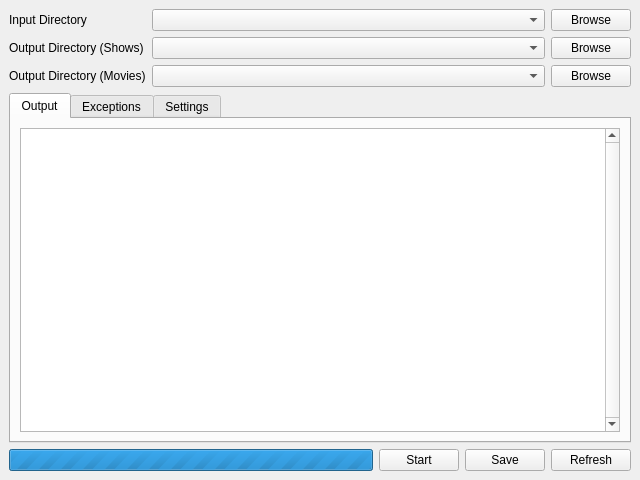
<?xml version="1.0" encoding="UTF-8"?>
<ui version="4.0">
 <class>MainWindow</class>
 <widget class="QMainWindow" name="MainWindow">
  <property name="geometry">
   <rect>
    <x>0</x>
    <y>0</y>
    <width>640</width>
    <height>480</height>
   </rect>
  </property>
  <property name="minimumSize">
   <size>
    <width>640</width>
    <height>480</height>
   </size>
  </property>
  <property name="windowTitle">
   <string>MainWindow</string>
  </property>
  <widget class="QWidget" name="centralwidget">
   <layout class="QVBoxLayout" name="verticalLayout">
    <item>
     <layout class="QGridLayout" name="gridLayout">
      <item row="7" column="0">
       <widget class="QLabel" name="labelOutputMOV">
        <property name="text">
         <string>Output Directory (Movies)</string>
        </property>
        <property name="buddy">
         <cstring>comboboxOutputMOV</cstring>
        </property>
       </widget>
      </item>
      <item row="6" column="1">
       <widget class="QComboBox" name="comboboxOutputTVS">
        <property name="sizePolicy">
         <sizepolicy hsizetype="Expanding" vsizetype="Fixed">
          <horstretch>0</horstretch>
          <verstretch>0</verstretch>
         </sizepolicy>
        </property>
       </widget>
      </item>
      <item row="3" column="1">
       <widget class="QComboBox" name="comboboxInput"/>
      </item>
      <item row="6" column="2">
       <widget class="QPushButton" name="buttonBrowseOutputTVS">
        <property name="cursor">
         <cursorShape>PointingHandCursor</cursorShape>
        </property>
        <property name="text">
         <string>Browse</string>
        </property>
       </widget>
      </item>
      <item row="7" column="2">
       <widget class="QPushButton" name="buttonBrowseOutputMOV">
        <property name="cursor">
         <cursorShape>PointingHandCursor</cursorShape>
        </property>
        <property name="text">
         <string>Browse</string>
        </property>
       </widget>
      </item>
      <item row="7" column="1">
       <widget class="QComboBox" name="comboboxOutputMOV"/>
      </item>
      <item row="3" column="0">
       <widget class="QLabel" name="labelInput">
        <property name="frameShape">
         <enum>QFrame::NoFrame</enum>
        </property>
        <property name="text">
         <string>Input Directory</string>
        </property>
        <property name="buddy">
         <cstring>comboboxInput</cstring>
        </property>
       </widget>
      </item>
      <item row="6" column="0">
       <widget class="QLabel" name="labelOutputTVS">
        <property name="text">
         <string>Output Directory (Shows)</string>
        </property>
        <property name="buddy">
         <cstring>comboboxOutputTVS</cstring>
        </property>
       </widget>
      </item>
      <item row="3" column="2">
       <widget class="QPushButton" name="buttonBrowseInput">
        <property name="cursor">
         <cursorShape>PointingHandCursor</cursorShape>
        </property>
        <property name="text">
         <string>Browse</string>
        </property>
       </widget>
      </item>
     </layout>
    </item>
    <item>
     <widget class="QTabWidget" name="tabWidget">
      <property name="currentIndex">
       <number>0</number>
      </property>
      <widget class="QWidget" name="tabOutput">
       <attribute name="title">
        <string>Output</string>
       </attribute>
       <layout class="QHBoxLayout" name="horizontalLayout_3">
        <item>
         <widget class="QListWidget" name="listOutput">
          <property name="frameShape">
           <enum>QFrame::StyledPanel</enum>
          </property>
          <property name="frameShadow">
           <enum>QFrame::Sunken</enum>
          </property>
          <property name="verticalScrollBarPolicy">
           <enum>Qt::ScrollBarAlwaysOn</enum>
          </property>
          <property name="horizontalScrollBarPolicy">
           <enum>Qt::ScrollBarAlwaysOff</enum>
          </property>
          <property name="showDropIndicator" stdset="0">
           <bool>false</bool>
          </property>
          <property name="dragEnabled">
           <bool>false</bool>
          </property>
          <property name="dragDropOverwriteMode">
           <bool>false</bool>
          </property>
          <property name="dragDropMode">
           <enum>QAbstractItemView::NoDragDrop</enum>
          </property>
          <property name="selectionMode">
           <enum>QAbstractItemView::SingleSelection</enum>
          </property>
          <property name="selectionBehavior">
           <enum>QAbstractItemView::SelectRows</enum>
          </property>
          <property name="textElideMode">
           <enum>Qt::ElideRight</enum>
          </property>
          <property name="isWrapping" stdset="0">
           <bool>false</bool>
          </property>
          <property name="layoutMode">
           <enum>QListView::SinglePass</enum>
          </property>
          <property name="viewMode">
           <enum>QListView::ListMode</enum>
          </property>
          <property name="uniformItemSizes">
           <bool>false</bool>
          </property>
          <property name="selectionRectVisible">
           <bool>false</bool>
          </property>
         </widget>
        </item>
       </layout>
      </widget>
      <widget class="QWidget" name="tabExceptions">
       <attribute name="title">
        <string>Exceptions</string>
       </attribute>
       <layout class="QVBoxLayout" name="verticalLayout_2">
        <item>
         <widget class="QTableWidget" name="tableExceptions">
          <property name="verticalScrollBarPolicy">
           <enum>Qt::ScrollBarAlwaysOn</enum>
          </property>
          <property name="sizeAdjustPolicy">
           <enum>QAbstractScrollArea::AdjustIgnored</enum>
          </property>
          <property name="dragEnabled">
           <bool>false</bool>
          </property>
          <property name="dragDropOverwriteMode">
           <bool>true</bool>
          </property>
          <property name="dragDropMode">
           <enum>QAbstractItemView::NoDragDrop</enum>
          </property>
          <property name="alternatingRowColors">
           <bool>false</bool>
          </property>
          <property name="selectionMode">
           <enum>QAbstractItemView::ExtendedSelection</enum>
          </property>
          <property name="selectionBehavior">
           <enum>QAbstractItemView::SelectItems</enum>
          </property>
          <property name="textElideMode">
           <enum>Qt::ElideLeft</enum>
          </property>
          <property name="showGrid">
           <bool>true</bool>
          </property>
          <property name="sortingEnabled">
           <bool>false</bool>
          </property>
          <property name="cornerButtonEnabled">
           <bool>true</bool>
          </property>
          <property name="rowCount">
           <number>0</number>
          </property>
          <property name="columnCount">
           <number>3</number>
          </property>
          <attribute name="horizontalHeaderCascadingSectionResizes">
           <bool>false</bool>
          </attribute>
          <attribute name="horizontalHeaderDefaultSectionSize">
           <number>250</number>
          </attribute>
          <attribute name="horizontalHeaderHighlightSections">
           <bool>false</bool>
          </attribute>
          <attribute name="horizontalHeaderMinimumSectionSize">
           <number>50</number>
          </attribute>
          <attribute name="horizontalHeaderStretchLastSection">
           <bool>true</bool>
          </attribute>
          <attribute name="verticalHeaderVisible">
           <bool>false</bool>
          </attribute>
          <column>
           <property name="text">
            <string>OLD</string>
           </property>
           <property name="font">
            <font>
             <weight>50</weight>
             <bold>false</bold>
             <underline>false</underline>
            </font>
           </property>
          </column>
          <column>
           <property name="text">
            <string>NEW</string>
           </property>
          </column>
          <column>
           <property name="text">
            <string>DEL</string>
           </property>
          </column>
         </widget>
        </item>
        <item>
         <widget class="QPushButton" name="buttonNewException">
          <property name="cursor">
           <cursorShape>PointingHandCursor</cursorShape>
          </property>
          <property name="text">
           <string>New Exception</string>
          </property>
         </widget>
        </item>
       </layout>
      </widget>
      <widget class="QWidget" name="tabSettings">
       <attribute name="title">
        <string>Settings</string>
       </attribute>
       <layout class="QVBoxLayout" name="verticalLayout_3">
        <item>
         <layout class="QGridLayout" name="gridLayout_3">
          <item row="0" column="0">
           <widget class="QLabel" name="labelFormatTVS">
            <property name="text">
             <string>Format (Shows)</string>
            </property>
           </widget>
          </item>
          <item row="0" column="3">
           <widget class="QFrame" name="frame_2">
            <property name="frameShape">
             <enum>QFrame::StyledPanel</enum>
            </property>
            <property name="frameShadow">
             <enum>QFrame::Raised</enum>
            </property>
           </widget>
          </item>
          <item row="4" column="2">
           <widget class="QComboBox" name="comboboxMediaServer">
            <property name="editable">
             <bool>false</bool>
            </property>
            <property name="currentText">
             <string/>
            </property>
           </widget>
          </item>
          <item row="7" column="0">
           <widget class="QCheckBox" name="checkboxOverwrite">
            <property name="layoutDirection">
             <enum>Qt::LeftToRight</enum>
            </property>
            <property name="text">
             <string>Overwrite Files</string>
            </property>
            <property name="tristate">
             <bool>false</bool>
            </property>
           </widget>
          </item>
          <item row="6" column="0">
           <widget class="QCheckBox" name="checkboxCleanup">
            <property name="layoutDirection">
             <enum>Qt::LeftToRight</enum>
            </property>
            <property name="text">
             <string>Cleanup Input</string>
            </property>
           </widget>
          </item>
          <item row="0" column="2">
           <widget class="QLineEdit" name="lineFormatTVS"/>
          </item>
          <item row="9" column="0">
           <widget class="QCheckBox" name="checkboxDebug">
            <property name="text">
             <string>Debug Mode</string>
            </property>
           </widget>
          </item>
          <item row="3" column="0">
           <widget class="QLabel" name="labelFormatMOV">
            <property name="text">
             <string>Format (Movies)</string>
            </property>
           </widget>
          </item>
          <item row="3" column="2">
           <widget class="QLineEdit" name="lineFormatMOV"/>
          </item>
          <item row="4" column="0">
           <widget class="QLabel" name="labelMediaServer">
            <property name="text">
             <string>Media Server</string>
            </property>
           </widget>
          </item>
          <item row="8" column="0">
           <widget class="QCheckBox" name="checkboxMinimized">
            <property name="text">
             <string>Start Minimized</string>
            </property>
           </widget>
          </item>
         </layout>
        </item>
        <item>
         <widget class="QFrame" name="frame">
          <property name="frameShape">
           <enum>QFrame::NoFrame</enum>
          </property>
          <property name="frameShadow">
           <enum>QFrame::Raised</enum>
          </property>
         </widget>
        </item>
       </layout>
      </widget>
     </widget>
    </item>
    <item>
     <layout class="QHBoxLayout" name="horizontalLayout_2">
      <item>
       <widget class="QProgressBar" name="progressBar">
        <property name="sizePolicy">
         <sizepolicy hsizetype="Expanding" vsizetype="Fixed">
          <horstretch>0</horstretch>
          <verstretch>0</verstretch>
         </sizepolicy>
        </property>
        <property name="contextMenuPolicy">
         <enum>Qt::DefaultContextMenu</enum>
        </property>
        <property name="toolTip">
         <string/>
        </property>
        <property name="maximum">
         <number>0</number>
        </property>
        <property name="value">
         <number>-1</number>
        </property>
        <property name="textVisible">
         <bool>false</bool>
        </property>
        <property name="invertedAppearance">
         <bool>false</bool>
        </property>
       </widget>
      </item>
      <item>
       <layout class="QHBoxLayout" name="horizontalLayout">
        <property name="sizeConstraint">
         <enum>QLayout::SetDefaultConstraint</enum>
        </property>
        <item>
         <widget class="QPushButton" name="buttonToggle">
          <property name="sizePolicy">
           <sizepolicy hsizetype="Minimum" vsizetype="Fixed">
            <horstretch>0</horstretch>
            <verstretch>0</verstretch>
           </sizepolicy>
          </property>
          <property name="cursor">
           <cursorShape>PointingHandCursor</cursorShape>
          </property>
          <property name="layoutDirection">
           <enum>Qt::LeftToRight</enum>
          </property>
          <property name="text">
           <string>Start</string>
          </property>
         </widget>
        </item>
        <item>
         <widget class="QPushButton" name="buttonSave">
          <property name="cursor">
           <cursorShape>PointingHandCursor</cursorShape>
          </property>
          <property name="mouseTracking">
           <bool>false</bool>
          </property>
          <property name="layoutDirection">
           <enum>Qt::LeftToRight</enum>
          </property>
          <property name="autoFillBackground">
           <bool>false</bool>
          </property>
          <property name="text">
           <string>Save</string>
          </property>
          <property name="checkable">
           <bool>false</bool>
          </property>
          <property name="autoDefault">
           <bool>false</bool>
          </property>
          <property name="default">
           <bool>false</bool>
          </property>
          <property name="flat">
           <bool>false</bool>
          </property>
         </widget>
        </item>
        <item>
         <widget class="QPushButton" name="buttonRefresh">
          <property name="cursor">
           <cursorShape>PointingHandCursor</cursorShape>
          </property>
          <property name="layoutDirection">
           <enum>Qt::LeftToRight</enum>
          </property>
          <property name="text">
           <string>Refresh</string>
          </property>
         </widget>
        </item>
       </layout>
      </item>
     </layout>
    </item>
   </layout>
  </widget>
 </widget>
 <tabstops>
  <tabstop>comboboxInput</tabstop>
  <tabstop>comboboxOutputTVS</tabstop>
  <tabstop>comboboxOutputMOV</tabstop>
  <tabstop>buttonBrowseInput</tabstop>
  <tabstop>buttonBrowseOutputTVS</tabstop>
  <tabstop>buttonBrowseOutputMOV</tabstop>
  <tabstop>tabWidget</tabstop>
  <tabstop>buttonToggle</tabstop>
  <tabstop>buttonSave</tabstop>
  <tabstop>buttonRefresh</tabstop>
 </tabstops>
 <resources/>
 <connections/>
</ui>
